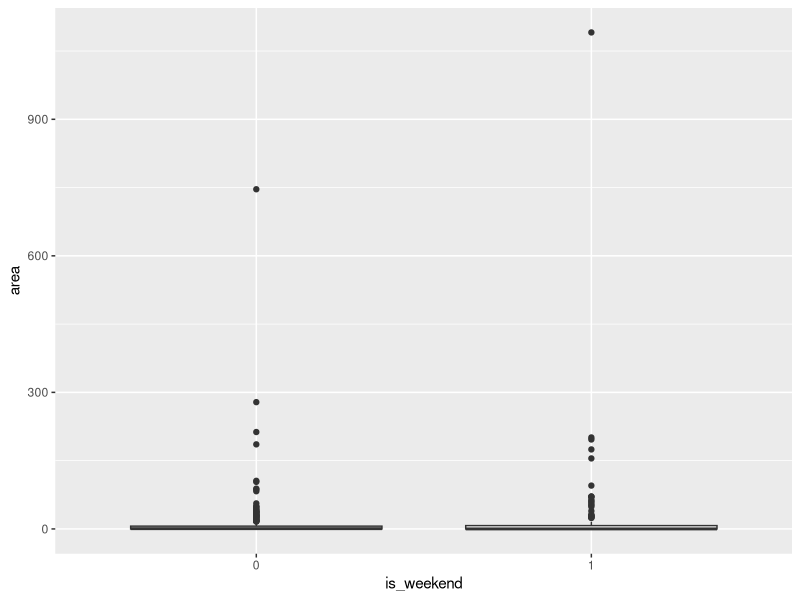
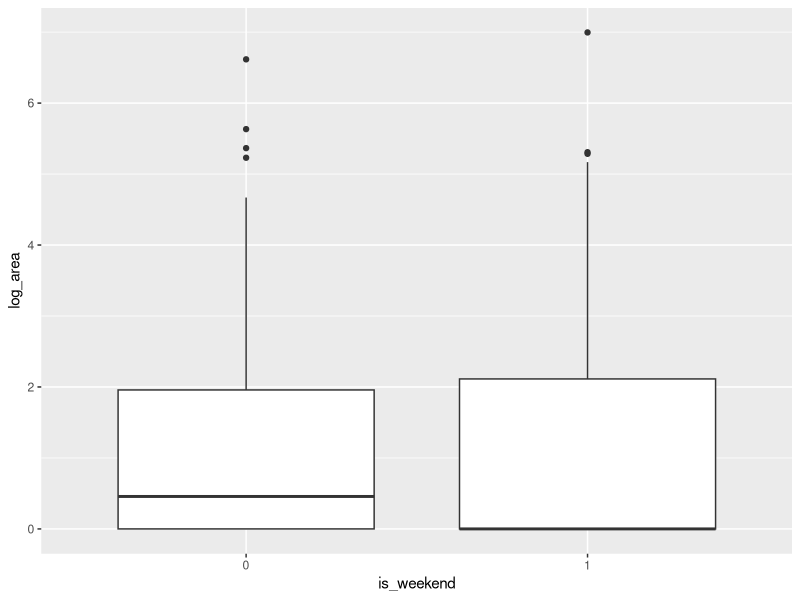

Source code (R) for these figures, in order:
## ---- chunk 1
library(tidyverse)
ff = read.delim("../forestfires.tsv", sep = '\t', header = TRUE)

library(caret)

## ---- chunk 2

ff$is_weekend = ifelse(ff$day %in% c("sat", "sun"), 1, 0)
ff$is_weekend = factor(ff$is_weekend)

ff$log_area = log(ff$area + 1)

ggplot(ff, aes(x = is_weekend, y = area)) +
  geom_boxplot()

ggplot(ff, aes(x = is_weekend, y = log_area)) +
  geom_boxplot()

## ---- chunk 3
in_train = createDataPartition(y = ff$log_area, p = 0.8, list = FALSE)
ff_train = ff[in_train, ]
ff_test = ff[-in_train, ]
## ---- chunk 4
preprocess_steps = preProcess(select(ff_train, FFMC, DMC, DC, ISI, temp, RH, wind, rain),
                              method = c("center", "scale", "nzv"))

preprocess_steps

nearZeroVar(ff_train, saveMetrics = TRUE)

